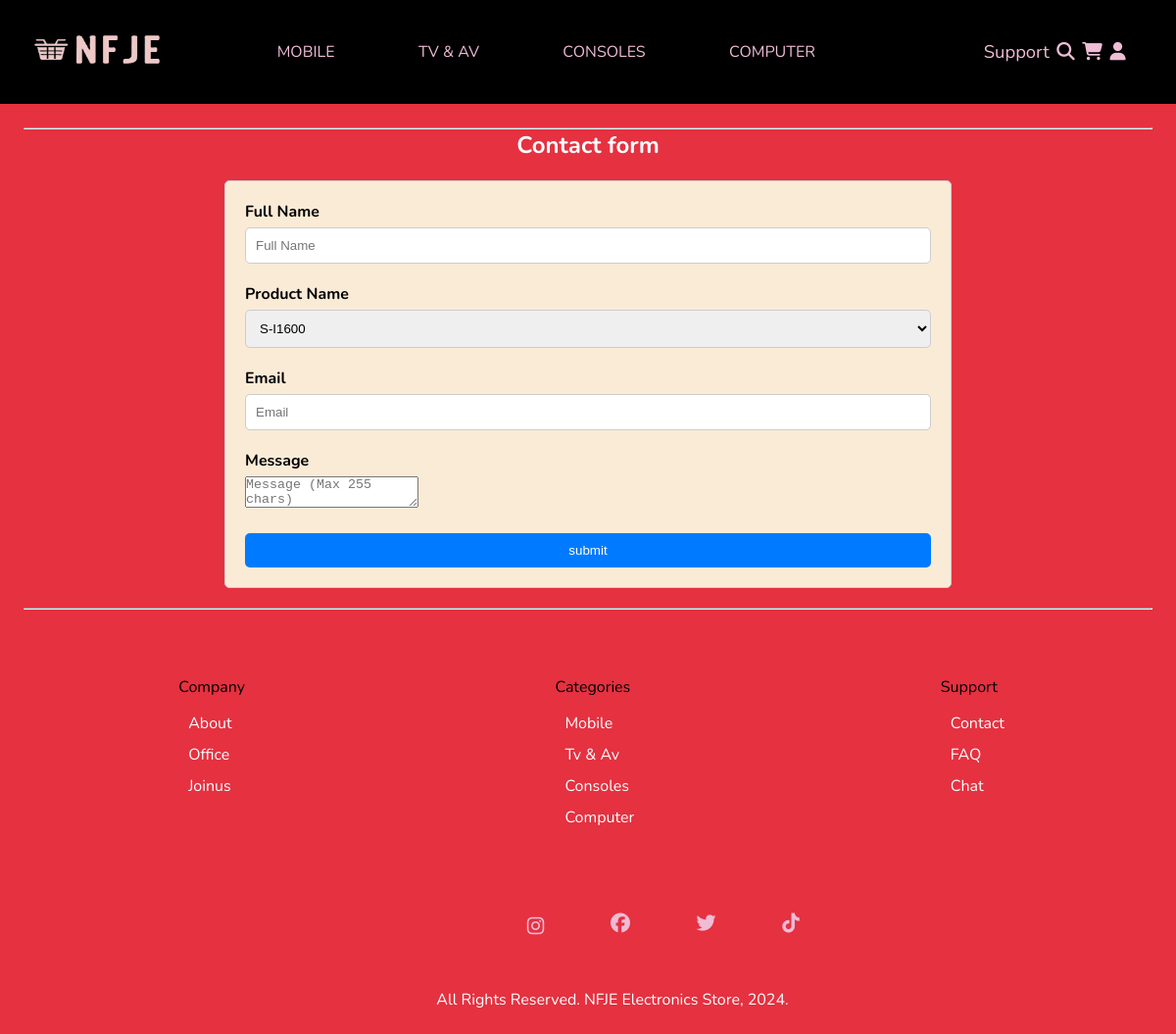
The app's page /assignment/public/contact.php with its own data.
### tables this page shows
CREATE TABLE `categories` (
  `category_id` int(11) NOT NULL AUTO_INCREMENT,
  `name` varchar(45) NOT NULL,
  PRIMARY KEY (`category_id`)
);

### assignment/templates/functions.php (called while the page is built, shortened)
<?php
function loadTemplate($filename, $templateVars){
    extract($templateVars);
    require_once $filename;
    $output = ob_get_clean();
    return $output;
}

### assignment/templates/databasetable.php (called while the page is built, shortened)
<?php
Class databaseTable{
    public $table;
    public $pdo;
    public function __construct($table,$primaryKey){
        $this->pdo = new PDO('mysql:host=mysql;dbname=GroupWork;charset=utf8','student','student');
        $this->table = $table;
    }
    public function findAllRecords(){
        $stmt=$this->pdo->prepare('SELECT * FROM '.$this->table);
        $stmt->execute();
        return $stmt->fetchAll();
    }
}
$categoriesTable = new databaseTable('categories','category_id');

### assignment/templates/contacthtml.php (the view, shortened to what this page needs)
<?php
require '../DataBase/database.php';
?>
<hr />
<h2 class="contactform">Contact form</h2>
<form action="" method="POST" class="product-form">
    <div class="form-group">
        <label>Full Name</label>
        <input type="text" name="fullname" placeholder="Full Name" required />
    </div>
    <div class="form-group">
        <label>Product Name</label><select name="productname">
            <?php
        $stmt = $pdo->prepare('SELECT * FROM products');
        $stmt->execute();
        foreach ($stmt as $row) {
	        echo '<option value="' . $row['id'] . '">' . $row['p_name'] . '</option>';
        }
        ?>
        </select>
    </div>
    <div class="form-group">
        <label>Email</label>
        <input type="text" name="email" placeholder="Email" required />
    </div>
    <div class="form-group">
        <label>Message</label>
        <textarea name='messagebox' placeholder="Message (Max 255 chars)" required></textarea>
    </div>
    <input type="submit" name="submit" value="submit" class="submit-btn" />
</form>
<hr />

### assignment/templates/layout.html.php (shortened to what this page needs)
<!DOCTYPE html>
<html lang="en">
<head>
    <link rel="stylesheet" href="css/global.css" />
    <link rel="stylesheet" href="layout.css" />
    <link rel="stylesheet" href="https://cdnjs.cloudflare.com/ajax/libs/font-awesome/6.5.2/css/all.min.css"
 />
</head>
<body>
    <header>
        <a href="index.php">
            <img class="logo" src="/images/Screenshot 2024-02-15 at 10.15.08.png" alt="Image 3">
        </a></div>
        <ul>
            <?php
            require_once ('../templates/databasetable.php');
            $categories=$categoriesTable->findAllRecords();
            foreach ($categories as $category){
                echo '<li><a href="productlist.php?category='.$category['category_id']. '">'.$category['name'].'</a>';
                echo '<ul>';
                echo '</ul></li>';
            }?>
        </ul>
        <address>
            <ul>
                <li><a href="contact.php">Support</a></li>
                <li><a href="productsearch.php"><i class="fa-solid fa-magnifying-glass"></i></a></li>
                <li><i class="fa-solid fa-cart-shopping" id="cart_icon"></i></li>
                <li><i class="fa-solid fa-user">
                    </i></li>
            </ul>
        </address>
    </header>
    <main>
        <?=$output?>
    </main>
    <footer>
        <ul>
            <li>Company
                <ul>
                    <li>About</li>
                    <li>Office</li>
                    <li>Joinus</li>
                </ul>
            </li>
            <li>Categories
                <ul>
                    <li><a href="https://assignment.v.je/productlist.php?category=1">Mobile</a></li>
                    <li><a href="https://assignment.v.je/productlist.php?category=2">Tv & Av</a></li>
                    <li><a href="https://assignment.v.je/productlist.php?category=3">Consoles</a></li>
                    <li><a href="https://assignment.v.je/productlist.php?category=4">Computer</a></li>
                </ul>
            </li>
            <li>Support
                <ul>
                    <li>Contact</li>
                    <li>FAQ</li>
                    <li>Chat</li>
                </ul>
            </li>
        </ul>
        <div class="icons">
            <a href="https://www.instagram.com/nfjelectros?igsh=ZHNzNmNnZXE5aWV6&utm_source=qr"><i class="fa-brands fa-instagram"></i></a>
            <i class="fa-brands fa-facebook"></i>
            <i class="fa-brands fa-twitter"></i>
            <i class="fa-brands fa-tiktok"></i>
        </div>
        <div class="all-rights-reserved">
            All Rights Reserved. NFJE Electronics Store, 2024.
        </div>
    </footer>
</body>
</html>

### assignment/public/css/global.css (style rules this page uses)
body { margin: 0; line-height: normal; }
:root { --font-nunito: Nunito; --font-alef: Alef; --font-league-gothic: "League Gothic"; --font-size-base: 16px; --font-size-xl: 20px; --font-size-29xl: 48px; --font-size-19xl: 38px; --font-size-10xl: 29px; --font-size-13xl: 32px; --font-size-7xl: 26px; --font-size-lgi: 19px; --color-crimson-100: #e84855; --color-crimson-200: #e53140; --color-gray-100: rgba(0, 0, 0, 0.3); --color-gray-200: rgba(0, 0, 0, 0.05); --color-white: #fff; --color-black: #000; --color-pink: #efbcd5; --gap-73xl: 92px; --gap-81xl: 100px; --gap-2xl: 21px; --gap-xl: 20px; --gap-21xl: 40px; --gap-mini: 15px; --gap-3xs: 10px; --gap-371xl: 390px; --gap-41xl: 60px; --gap-27xl: 46px; --gap-smi: 13px; --gap-31xl: 50px; --padding-81xl: 100px; --padding-xl: 20px; --padding-46xl: 65px; --padding-12xs: 1px; --padding-2xl: 21px; --padding-mini: 15px; --padding-51xl: 70px; --padding-23xl: 42px; --padding-31xl: 50px; --padding-8xl: 27px; --br-415xl-5: 434.5px; --br-3xs: 10px; --br-181xl: 200px; --br-11xl: 30px; --br-21xl: 40px; }

### assignment/public/layout.css (style rules this page uses)
* { margin: 0; padding: 0; }
body { background-color: var(--color-crimson-200); font-family: var(--font-nunito); display: grid; grid-template-columns: 15% 80% 5%; grid-template-rows: auto; grid-template-areas: "header header header" "main main main" "footer footer footer"; }
.logo { height: 100px;width: 200px; }
header { font: var(--font-nunito); background-color: var(--color-black); grid-area: header; }
header a { color: var(--color-pink); text-decoration: none; }
address { float: right; color: var(--color-pink); font-style: normal; padding: 2.5em; }
address ul { align-self:auto; display: grid; grid-template-columns: auto auto auto auto; grid-template-rows: auto; color: var(--color-pink); list-style-type: none; }
address > ul > li { font-size: 1.15em; cursor: pointer; text-align: center; position: relative; }
main { min-height: 20vh; grid-area: main; padding: 2vw; background-color:var(--color-crimson-200); }
footer { min-height: 20vh; grid-area: footer; padding: 2vw; background-color:var(--color-crimson-200); }
header { display: grid; grid-template-columns: 20% 60% 20%; }
header ul { align-self: center; display: grid; grid-template-columns: auto auto auto auto auto; grid-template-rows: auto; color: var(--color-pink); list-style-type: none; }
header > ul > li { font-size: var(--font-size-base); cursor: pointer; text-align: center; position: relative; }
footer ul { display: flex;justify-content: space-around;padding: 20px 0;list-style-type: none; }
footer ul li { position: relative; }
footer ul li ul { display: block;position: absolute;top: 100%;left: 0;padding: 10px;border-radius: 5px; }
footer ul li ul li { padding: 5px 0;color: var(--color-white); }
footer i { color: var(--color-pink); }
.icons { display: flex;justify-content: space-around; font-size: 20px; width: 30%;padding-left: 480px;padding-top: 200px; }
.all-rights-reserved { display: flex;color: var(--color-white);justify-content: space-around;padding-left: 50px;padding-top: 50px; }
footer ul li ul li a { text-decoration: none;color: var(--color-white); }
.product-form { width: 700px; margin: 0 auto; padding: 20px; border: 1px solid #ccc; border-radius: 5px; background-color:antiquewhite; margin-bottom: 20px; }
.form-group { margin-bottom: 20px; }
label { display: block; font-weight: bold; margin-bottom: 5px; }
input[type="text"], input[type="file"], select { width: 100%; padding: 10px; border: 1px solid #ccc; border-radius: 5px; box-sizing: border-box; }
input[type="submit"] { width: 100%; padding: 10px; border: none; border-radius: 5px; background-color: #007bff; color: #fff; cursor: pointer; }
.contactform { color: var(--color-white); text-align: center; margin-bottom: 20px; }

### records on screen
categories: name "MOBILE"
categories: name "TV & AV"
categories: name "CONSOLES"
categories: name "COMPUTER"

### other values on screen
form field productname "S-I1600"
